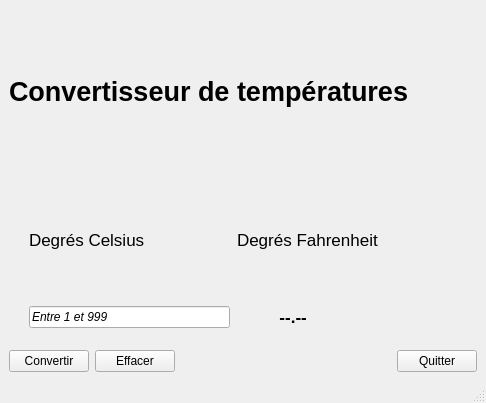
<?xml version="1.0" encoding="UTF-8"?>
<ui version="4.0">
 <class>ConvertisseurTemp</class>
 <widget class="QMainWindow" name="ConvertisseurTemp">
  <property name="geometry">
   <rect>
    <x>0</x>
    <y>0</y>
    <width>486</width>
    <height>403</height>
   </rect>
  </property>
  <property name="sizePolicy">
   <sizepolicy hsizetype="Preferred" vsizetype="Fixed">
    <horstretch>0</horstretch>
    <verstretch>0</verstretch>
   </sizepolicy>
  </property>
  <property name="windowTitle">
   <string>ConvertisseurTemp</string>
  </property>
  <widget class="QWidget" name="centralwidget">
   <layout class="QHBoxLayout" name="horizontalLayout_2">
    <item>
     <layout class="QVBoxLayout" name="verticalLayout">
      <item>
       <widget class="QLabel" name="lTitre">
        <property name="font">
         <font>
          <pointsize>20</pointsize>
          <bold>true</bold>
         </font>
        </property>
        <property name="text">
         <string>Convertisseur de températures</string>
        </property>
        <property name="wordWrap">
         <bool>false</bool>
        </property>
       </widget>
      </item>
      <item>
       <layout class="QGridLayout" name="gridLayout" columnstretch="70,70">
        <property name="leftMargin">
         <number>20</number>
        </property>
        <property name="rightMargin">
         <number>40</number>
        </property>
        <property name="bottomMargin">
         <number>16</number>
        </property>
        <property name="horizontalSpacing">
         <number>7</number>
        </property>
        <property name="verticalSpacing">
         <number>6</number>
        </property>
        <item row="2" column="0">
         <widget class="QLineEdit" name="eCelsius">
          <property name="font">
           <font>
            <italic>true</italic>
           </font>
          </property>
          <property name="text">
           <string>Entre 1 et 999</string>
          </property>
         </widget>
        </item>
        <item row="1" column="1">
         <widget class="QLabel" name="lFahrenheit">
          <property name="font">
           <font>
            <pointsize>13</pointsize>
           </font>
          </property>
          <property name="text">
           <string>Degrés Fahrenheit</string>
          </property>
         </widget>
        </item>
        <item row="2" column="1">
         <widget class="QLabel" name="lFahrenhei_convertisseur">
          <property name="font">
           <font>
            <pointsize>13</pointsize>
            <bold>true</bold>
           </font>
          </property>
          <property name="text">
           <string>         --.--</string>
          </property>
         </widget>
        </item>
        <item row="1" column="0">
         <widget class="QLabel" name="lCelsius">
          <property name="font">
           <font>
            <pointsize>13</pointsize>
           </font>
          </property>
          <property name="text">
           <string>Degrés Celsius</string>
          </property>
         </widget>
        </item>
       </layout>
      </item>
      <item>
       <layout class="QHBoxLayout" name="horizontalLayout">
        <item>
         <widget class="QPushButton" name="bConvertir">
          <property name="text">
           <string>Convertir</string>
          </property>
         </widget>
        </item>
        <item>
         <widget class="QPushButton" name="bEffacer">
          <property name="text">
           <string>Effacer</string>
          </property>
         </widget>
        </item>
        <item>
         <spacer name="horizontalSpacer">
          <property name="orientation">
           <enum>Qt::Horizontal</enum>
          </property>
          <property name="sizeHint" stdset="0">
           <size>
            <width>40</width>
            <height>20</height>
           </size>
          </property>
         </spacer>
        </item>
        <item>
         <widget class="QPushButton" name="bQuitter">
          <property name="text">
           <string>Quitter</string>
          </property>
         </widget>
        </item>
       </layout>
      </item>
     </layout>
    </item>
   </layout>
  </widget>
  <widget class="QMenuBar" name="menubar">
   <property name="geometry">
    <rect>
     <x>0</x>
     <y>0</y>
     <width>486</width>
     <height>22</height>
    </rect>
   </property>
  </widget>
  <widget class="QStatusBar" name="statusbar"/>
 </widget>
 <resources/>
 <connections>
  <connection>
   <sender>bQuitter</sender>
   <signal>clicked()</signal>
   <receiver>ConvertisseurTemp</receiver>
   <slot>close()</slot>
   <hints>
    <hint type="sourcelabel">
     <x>437</x>
     <y>316</y>
    </hint>
    <hint type="destinationlabel">
     <x>242</x>
     <y>201</y>
    </hint>
   </hints>
  </connection>
  <connection>
   <sender>bEffacer</sender>
   <signal>clicked()</signal>
   <receiver>eCelsius</receiver>
   <slot>clear()</slot>
   <hints>
    <hint type="sourcelabel">
     <x>129</x>
     <y>316</y>
    </hint>
    <hint type="destinationlabel">
     <x>129</x>
     <y>228</y>
    </hint>
   </hints>
  </connection>
  <connection>
   <sender>bEffacer</sender>
   <signal>clicked()</signal>
   <receiver>lFahrenhei_convertisseur</receiver>
   <slot>clear()</slot>
   <hints>
    <hint type="sourcelabel">
     <x>129</x>
     <y>316</y>
    </hint>
    <hint type="destinationlabel">
     <x>336</x>
     <y>229</y>
    </hint>
   </hints>
  </connection>
 </connections>
</ui>
